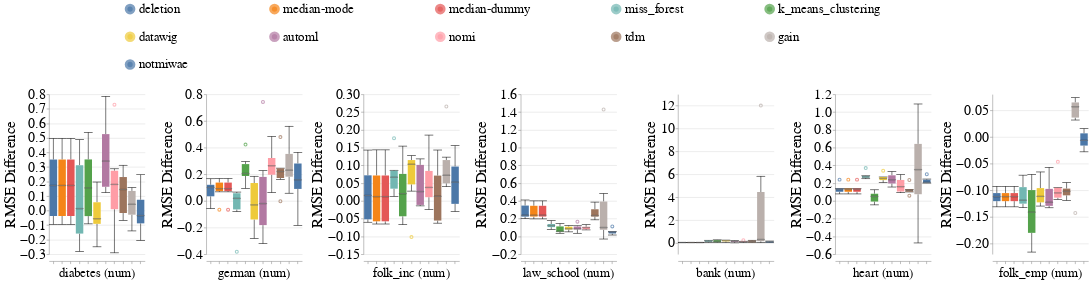

Source (notebook cell):
### Code cell
create_box_plots_for_diff_imputers_and_datasets_for_mixed_exp(train_injection_scenario='MNAR3',
                                                              test_injection_scenario='MNAR3',
                                                              metric_name='rmse',
                                                              dataset_to_column_name=DATASET_TO_COLUMN_NAME,
                                                              dataset_to_group=DATASETS_SENSITIVE_ATTRS,
                                                              db_client=db_client,
                                                              without_dummy=False)

### Figure 1 — Vega-Lite specification as saved in the notebook (floating-point values rounded to 4 significant figures; data arrays with more than 128 entries replaced by an {"elided": "..."} marker saying what was removed)
{"config": {"view": {"continuousWidth": 400, "continuousHeight": 300, "stroke": null}, "axis": {"labelFontSize": 26, "labelFontWeight": "normal", "titleFontSize": 28, "titleFontWeight": "normal"}, "facet": {"spacing": 15}, "header": {"labelFontSize": 24, "labelOrient": "bottom", "labelPadding": 5, "titleFontSize": 28}, "legend": {"columns": 5, "direction": "horizontal", "labelFontSize": 24, "labelLimit": 400, "orient": "top", "symbolOffset": 140, "symbolStrokeWidth": 10, "titleAnchor": "middle", "titleFontSize": 26, "titleLimit": 300}, "title": {"fontSize": 28}}, "data": {"name": "data-16f0d314be1c32f87d24503c93d32058"}, "mark": {"type": "boxplot", "median": {"stroke": "black", "strokeWidth": 0.7}, "ticks": true}, "encoding": {"color": {"field": "Null_Imputer_Name", "sort": ["deletion", "median-mode", "median-dummy", "miss_forest", "k_means_clustering", "datawig", "automl", "nomi", "tdm", "gain", "notmiwae"], "title": null, "type": "nominal"}, "column": {"field": "Extended_Dataset_Name", "sort": {"field": "Dataset_Sequence_Number", "order": "ascending"}, "title": null, "type": "nominal"}, "x": {"axis": {"labels": false}, "field": "Null_Imputer_Name", "sort": ["deletion", "median-mode", "median-dummy", "miss_forest", "k_means_clustering", "datawig", "automl", "nomi", "tdm", "gain", "notmiwae"], "title": null, "type": "nominal"}, "y": {"field": "Rmse_Difference", "scale": {"zero": false}, "title": "RMSE Difference", "type": "quantitative"}}, "resolve": {"scale": {"y": "independent"}}, "width": 180, "$schema": "https://vega.github.io/schema/vega-lite/v4.17.0.json", "datasets": {"data-16f0d314be1c32f87d24503c93d32058": {"elided": "462 records"}}}
